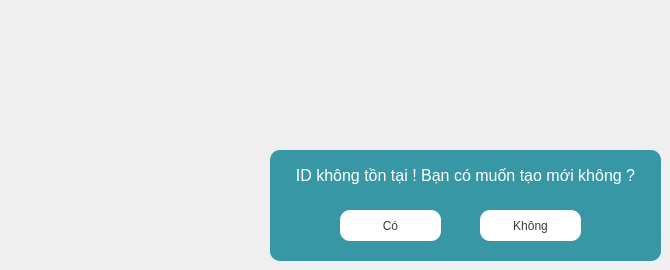
      <widget class="QWidget" name="id_ptn_err_page">
       <widget class="QWidget" name="widget_11" native="true">
        <property name="geometry">
         <rect>
          <x>270</x>
          <y>150</y>
          <width>391</width>
          <height>111</height>
         </rect>
        </property>
        <property name="styleSheet">
         <string notr="true">background-color: #3797a4;
border-radius: 10px;</string>
        </property>
        <widget class="QLabel" name="notify_label_4">
         <property name="geometry">
          <rect>
           <x>10</x>
           <y>0</y>
           <width>371</width>
           <height>51</height>
          </rect>
         </property>
         <property name="styleSheet">
          <string notr="true">font-size: 16px;
color: white;</string>
         </property>
         <property name="text">
          <string>ID không tồn tại ! Bạn có muốn tạo mới không ?</string>
         </property>
         <property name="alignment">
          <set>Qt::AlignCenter</set>
         </property>
        </widget>
        <widget class="QPushButton" name="yes_btn">
         <property name="geometry">
          <rect>
           <x>70</x>
           <y>60</y>
           <width>101</width>
           <height>31</height>
          </rect>
         </property>
         <property name="cursor">
          <cursorShape>PointingHandCursor</cursorShape>
         </property>
         <property name="styleSheet">
          <string notr="true">QPushButton{
	background-color: white;
	font-size: 12px;
	color: #3b3b3b;
}
QPushButton:hover{
	background-color: #ccc;
}</string>
         </property>
         <property name="text">
          <string>Có</string>
         </property>
        </widget>
        <widget class="QPushButton" name="no_btn">
         <property name="geometry">
          <rect>
           <x>210</x>
           <y>60</y>
           <width>101</width>
           <height>31</height>
          </rect>
         </property>
         <property name="cursor">
          <cursorShape>PointingHandCursor</cursorShape>
         </property>
         <property name="styleSheet">
          <string notr="true">QPushButton{
	background-color: white;
	font-size: 12px;
	color: #3b3b3b;
}
QPushButton:hover{
	background-color: #ccc;
}</string>
         </property>
         <property name="text">
          <string>Không</string>
         </property>
        </widget>
       </widget>
      </widget>
